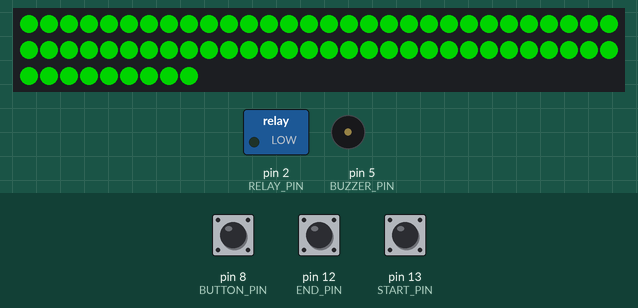
Simulated run of this program. Board: Arduino Uno, built with avr-gcc and run on an emulated ATmega328P. On the bench: 69 RGB LEDs in strip order, left to right, continuing on the next row, switched loads named in the program (green lamp = pin HIGH), buzzer (waves = sounding). The inputs (shaded band) are chosen by the test bench; at power-on: pin 12 (END_PIN) HIGH, pin 8 (BUTTON_PIN) HIGH, pin 13 (START_PIN) HIGH. Dim RGB values are drawn brighter than linear; what the program prints to the serial monitor is not drawn.

Above: at 1.6 s.
1.7 s: pin 12 (END_PIN) pulled LOW for 1 s
At 4.0 s:
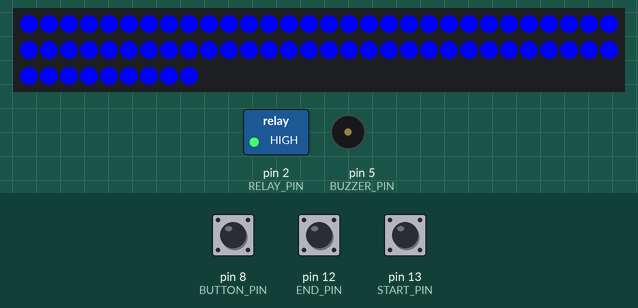
4.3 s: pin 8 (BUTTON_PIN) pulled LOW for 0.15 s
At 5.3 s:
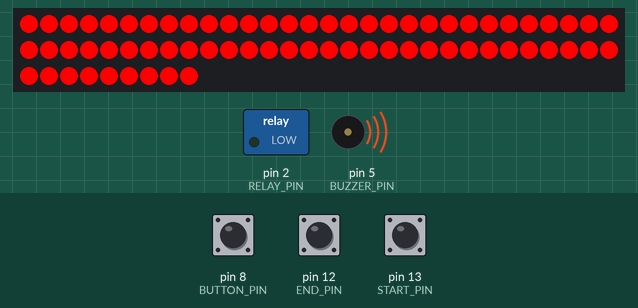
5.9 s: pin 8 (BUTTON_PIN) pulled LOW for 0.15 s
9.0 s: pin 13 (START_PIN) pulled LOW for 0.15 s
At 9.4 s:
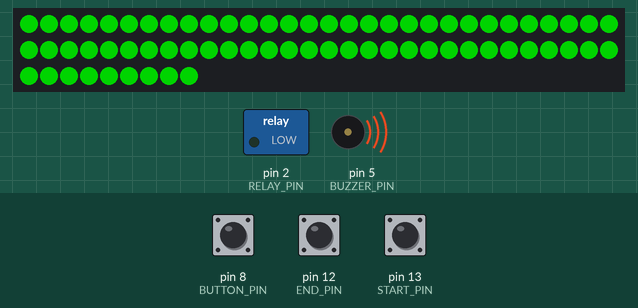
11.1 s: pin 8 (BUTTON_PIN) pulled LOW for 1 s
At 11.6 s:
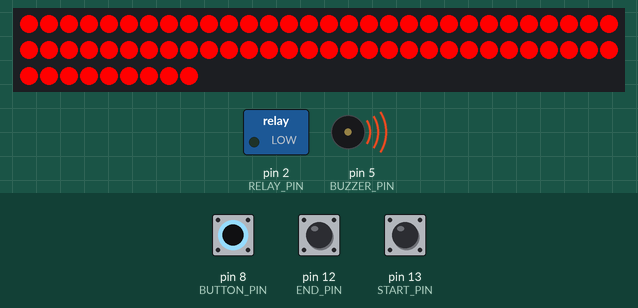
13.6 s: pin 13 (START_PIN) pulled LOW for 1 s
At 15.2 s:
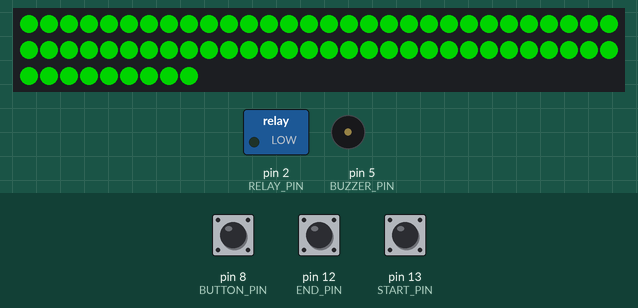
Timing chart, 0 to 16.7 s (numbered marks = the images above; inputs shaded):
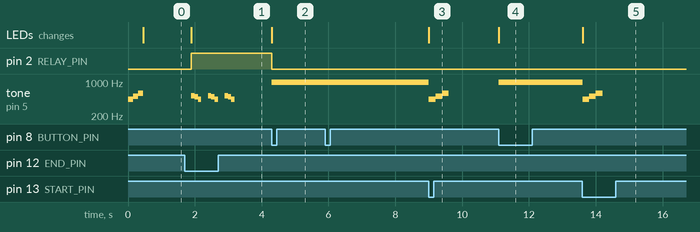

The program:

main.cpp
```cpp
#include <Arduino.h>
#include <FastLED.h>
#include <avr/wdt.h>

#define BUTTON_PIN 8
#define NUM_LEDS 69
#define DATA_PIN 3
#define BUZZER_PIN 5

#define START_PIN 13
#define END_PIN 12

#define RELAY_PIN 2
CRGB leds[NUM_LEDS];

void playTone(uint16_t delaY){
  tone(BUZZER_PIN, 440, 500);
  delay(delaY);
  tone(BUZZER_PIN, 510, 500);
  delay(delaY);
  tone(BUZZER_PIN, 585, 500);
  delay(delaY);
  noTone(BUZZER_PIN);
}

void playVictoryTone(uint16_t delaY){
  tone(BUZZER_PIN, 523, 500);
  delay(delaY);
  tone(BUZZER_PIN, 494, 500);
  delay(delaY);
  tone(BUZZER_PIN, 440, 500);
  delay(delaY);
  noTone(BUZZER_PIN);
}
void setup() {
  //wdt_enable(WDTO_500MS);
  // put your setup code here, to run once:
 // pinMode(BUZZER_PIN, OUTPUT);
  pinMode(BUTTON_PIN, INPUT_PULLUP);
  pinMode(START_PIN, INPUT_PULLUP);
  pinMode(END_PIN, INPUT_PULLUP);
  pinMode(RELAY_PIN, OUTPUT);
  FastLED.addLeds<NEOPIXEL, DATA_PIN>(leds, NUM_LEDS);  // GRB ordering is assumed
  Serial.begin(115200);
  playTone(150);

  digitalWrite(RELAY_PIN, LOW);
  for (uint8_t i = 0; i< NUM_LEDS; i++){
    leds[i] = CRGB::Green;
  }
  FastLED.show();
}

bool playerHasScrewedUp = false;

void loop() {
  // put your main code here, to run repeatedly:

  if (!digitalRead(BUTTON_PIN)){
    playerHasScrewedUp = true;
    Serial.println("button presed");
    analogWrite(BUZZER_PIN, 100);
    //delay(10);
  }

  else {
    analogWrite(BUZZER_PIN, 0);
   // delay(10);
  }

  if (playerHasScrewedUp){
    for (uint8_t i = 0; i< NUM_LEDS; i++){
      leds[i] = CRGB::Red;
    }
    FastLED.show();
    digitalWrite(RELAY_PIN, LOW);

    Serial.println("player has screwed up");
      if (!digitalRead(START_PIN)){
        playerHasScrewedUp = false;
        Serial.println("Player has been unscrewed;");
        for (uint8_t i = 0; i< NUM_LEDS; i++){
          leds[i] = CRGB::Green;
        }
        FastLED.show();
        playTone(200);
    }
  }

  else if (!playerHasScrewedUp){


    if (!digitalRead(END_PIN)){
      for (uint8_t i = 0; i< NUM_LEDS; i++){
      leds[i] = CRGB::Blue;
      FastLED.show();
    }
    Serial.println("Player has finished!");
    digitalWrite(RELAY_PIN,HIGH);
    playVictoryTone(100);
    }
  }
  //wdt_reset();

}
```

Measured:
- after the input at 1.7 s, pin 2 (RELAY_PIN): LOW → HIGH after 0.20 s; tone on pin 5 (BUZZER_PIN): silent → 523 Hz after 0.20 s, then repeats every 0.50 s: 494 Hz 0.10 s, 440 Hz 0.10 s, silent 0.20 s, 523 Hz 0.10 s, until it stays silent from 3.2 s; the LEDs: change after 0.20 s (image 1)
- after the input at 4.3 s, pin 2 (RELAY_PIN): HIGH → LOW at once; tone on pin 5 (BUZZER_PIN): silent → 977 Hz at once; the LEDs: change at once (image 2)
- after the input at 9.0 s, tone on pin 5 (BUZZER_PIN): 977 Hz → 440 Hz at once, → 510 Hz 0.20 s later, → 585 Hz 0.20 s later, → silent 0.20 s later; the LEDs: change at once (image 3)
- after the input at 11.1 s, tone on pin 5 (BUZZER_PIN): silent → 977 Hz at once; the LEDs: change at once (image 4)
- after the input at 13.6 s, tone on pin 5 (BUZZER_PIN): 977 Hz → 440 Hz at once, → 510 Hz 0.20 s later, → 585 Hz 0.20 s later, → silent 0.20 s later; the LEDs: change at once (image 5)
